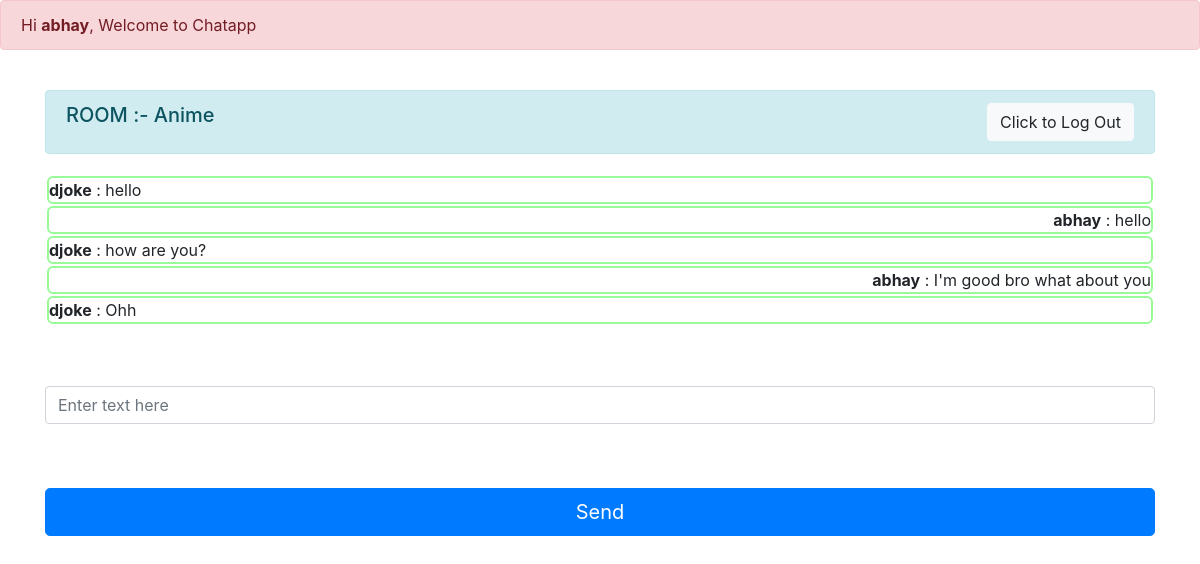
Screenshot of /2023 (signed in) with the database file from the repository.
### chatapp/models.py (models this page shows, shortened)
class Room(models.Model):
    name = models.CharField(max_length=20)
    slug = models.SlugField(max_length=100)

class Message(models.Model):
    user = models.ForeignKey(User, on_delete=models.CASCADE)
    content = models.TextField()
    room = models.ForeignKey(Room, on_delete=models.CASCADE)
    created_on = models.DateTimeField(auto_now_add=True)

### chatapp/views.py (the view)
# urls.py: path("<str:slug>", views.room, name="room"),
def room(request,slug):
    room_name=Room.objects.get(slug=slug).name
    messages=Message.objects.filter(room=Room.objects.get(slug=slug))
    return render(request, "room.html",{"room_name":room_name,"slug":slug,'messages':messages})

### templates/room.html (shortened to what this page needs)
{% extends 'base.html' %}
{% block content %}
{% if user.is_authenticated %}
  <div class="container">
    <div class="row d-flex justify-content-center">
        <div class="col-12">
            <div class="alert alert-info d-flex justify-content-between" role="alert">
              <h5>ROOM :- {{room_name}}</h5>
              <a href="/accounts/logout/">
                <button type="button" class="btn btn-light">Click to Log Out</button>
              </a>
            </div>
            <form>
                <div class="form-group">
                  {% if messages %}
                  <div class="jumbotron" id="chatbox" style="padding: 4px 2px;max-height: 300px;  /* Adjust the max-height as needed */
                  overflow-y: scroll;
                "">
                      {% for message in messages %}
                        <div class="chat-message {% if message.user == request.user %}text-right{% else %}text-left{% endif %}">
                          <b>{{ message.user.username }}</b> : {{ message.content }}<br>
                        </div>
                        {% endfor %}
                  </div>
                  {% else %}
                  <div class="jumbotron" id="chatbox" style="padding: 4px 2px;"></div>
                  <b>No Messages in this Room.</b>
                    {% endif %}
                </div>
                <br/>
                <div class="form-group" style="width: 100%;">
                    <input class="form-control" placeholder="Enter text here" id="my_input" type="text" required></br>
                </div>
                <br/>
                <input class="btn btn-primary btn-lg btn-block" id="submit_button" type="button" value="Send">
            </form>
        </div>
    </div>
</div>
{% endif %}
<br/>
{% endblock %}

### templates/base.html (shortened to what this page needs)
<!doctype html>
<html lang="en">
  <head>
    <link rel="stylesheet" href="https://cdn.jsdelivr.net/npm/bootstrap@4.3.1/dist/css/bootstrap.min.css">
  </head>
  <body>
    {% block header%}
    <div class="alert alert-danger" role="alert">
        Hi <b>{{ user.username }}</b>, Welcome to Chatapp
      </div>
      <br/>
    {% endblock %}
    <main>
      {% block content %}
      {% endblock %}
    </main>
  </body>
</html>

### templates/base.html (style rules this page uses)
.chat-message { width: 100%; border: 2px solid palegreen; border-radius: 6px; margin: 2px 0px; }
.jumbotron { background-color: white; }

### rows the page displays
Room: name "Anime"
Message: user.username "djoke", content "hello"
Message: user.username "abhay", content "hello"
Message: user.username "djoke", content "how are you?"
Message: user.username "abhay", content "I'm good bro what about you"
Message: user.username "djoke", content "Ohh"

### other values shown
{{ user.username }} "abhay"
